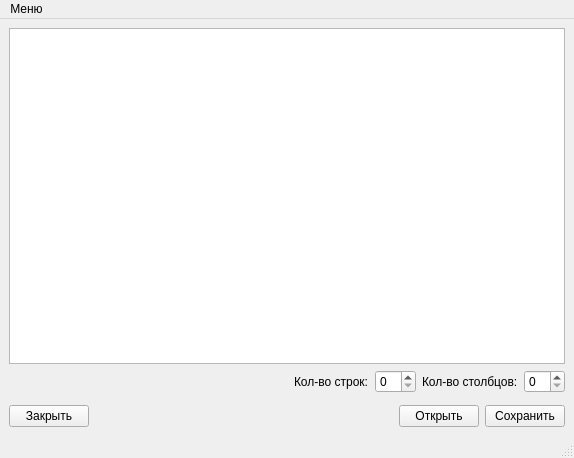
<?xml version="1.0" encoding="UTF-8"?>
<ui version="4.0">
 <class>MainWindow</class>
 <widget class="QMainWindow" name="MainWindow">
  <property name="geometry">
   <rect>
    <x>0</x>
    <y>0</y>
    <width>574</width>
    <height>458</height>
   </rect>
  </property>
  <property name="windowTitle">
   <string>testTaks1</string>
  </property>
  <widget class="QWidget" name="centralwidget">
   <layout class="QVBoxLayout" name="verticalLayout">
    <item>
     <widget class="QTableWidget" name="tableWidget"/>
    </item>
    <item>
     <layout class="QHBoxLayout" name="horizontalLayout">
      <item>
       <spacer name="horizontalSpacer">
        <property name="orientation">
         <enum>Qt::Horizontal</enum>
        </property>
        <property name="sizeHint" stdset="0">
         <size>
          <width>40</width>
          <height>20</height>
         </size>
        </property>
       </spacer>
      </item>
      <item>
       <widget class="QLabel" name="label">
        <property name="text">
         <string>Кол-во строк:</string>
        </property>
       </widget>
      </item>
      <item>
       <widget class="QSpinBox" name="countOfRowsSpinBox"/>
      </item>
      <item>
       <widget class="QLabel" name="label_2">
        <property name="text">
         <string>Кол-во столбцов:</string>
        </property>
       </widget>
      </item>
      <item>
       <widget class="QSpinBox" name="countOfColsSpinBox"/>
      </item>
     </layout>
    </item>
    <item>
     <widget class="PlotWidget" name="widget" native="true"/>
    </item>
    <item>
     <layout class="QHBoxLayout" name="horizontalLayout_2">
      <item>
       <widget class="QPushButton" name="closeButton">
        <property name="text">
         <string>Закрыть</string>
        </property>
       </widget>
      </item>
      <item>
       <spacer name="horizontalSpacer_2">
        <property name="orientation">
         <enum>Qt::Horizontal</enum>
        </property>
        <property name="sizeHint" stdset="0">
         <size>
          <width>248</width>
          <height>20</height>
         </size>
        </property>
       </spacer>
      </item>
      <item>
       <widget class="QPushButton" name="openButton">
        <property name="text">
         <string>Открыть</string>
        </property>
       </widget>
      </item>
      <item>
       <widget class="QPushButton" name="saveButton">
        <property name="text">
         <string>Сохранить</string>
        </property>
       </widget>
      </item>
     </layout>
    </item>
   </layout>
  </widget>
  <widget class="QMenuBar" name="menubar">
   <property name="geometry">
    <rect>
     <x>0</x>
     <y>0</y>
     <width>574</width>
     <height>22</height>
    </rect>
   </property>
   <widget class="QMenu" name="menu">
    <property name="title">
     <string>Меню</string>
    </property>
    <addaction name="saveAction"/>
    <addaction name="openAction"/>
    <addaction name="closeAction"/>
   </widget>
   <addaction name="menu"/>
  </widget>
  <widget class="QStatusBar" name="statusbar"/>
  <action name="saveAction">
   <property name="text">
    <string>Сохранить</string>
   </property>
  </action>
  <action name="openAction">
   <property name="text">
    <string>Открыть</string>
   </property>
  </action>
  <action name="closeAction">
   <property name="text">
    <string>Закрыть</string>
   </property>
  </action>
 </widget>
 <customwidgets>
  <customwidget>
   <class>PlotWidget</class>
   <extends>QWidget</extends>
   <header>pyqtgraph</header>
   <container>1</container>
  </customwidget>
 </customwidgets>
 <resources/>
 <connections/>
</ui>
